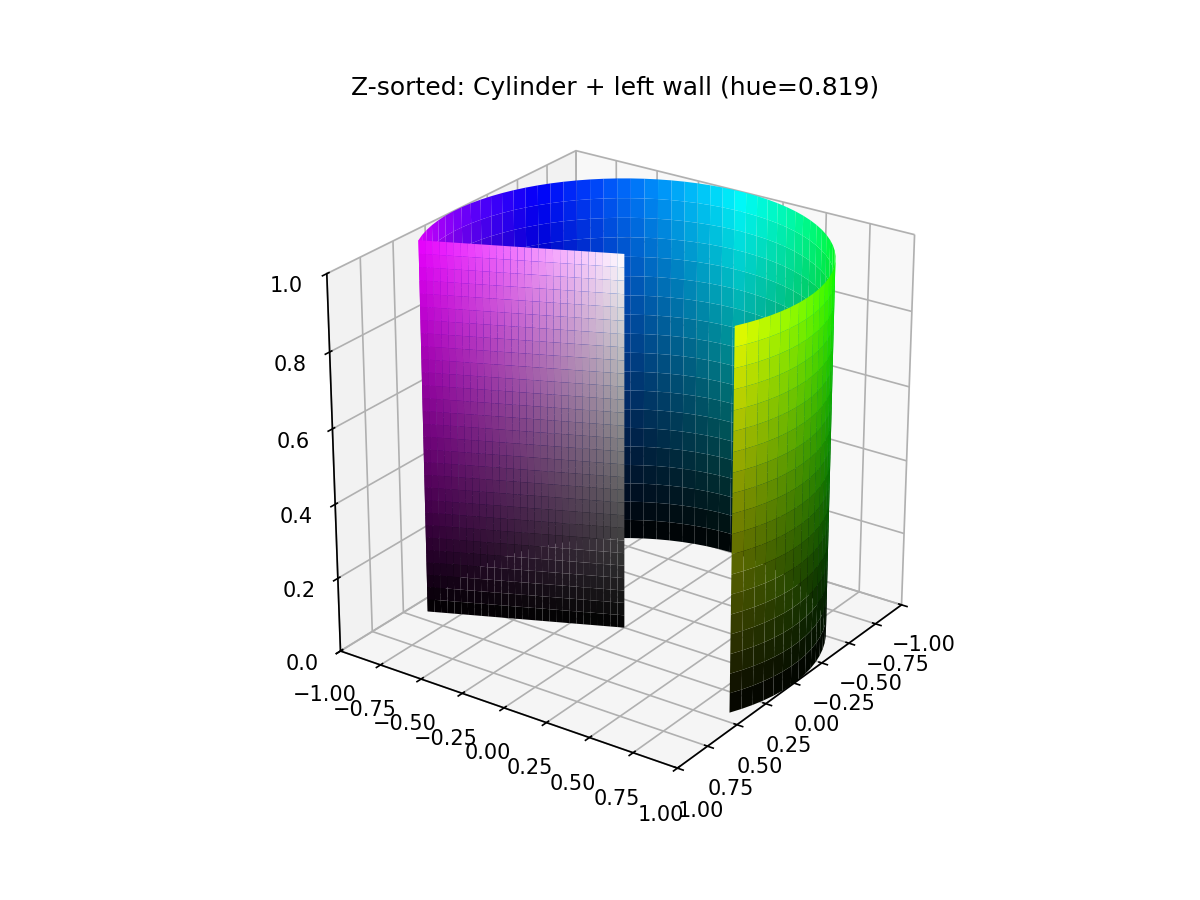

Write Python code to recreate this figure.
"""Minimal test - cylinder + left wall only with proper z-sorting."""
import numpy as np
import matplotlib.pyplot as plt
from matplotlib.colors import hsv_to_rgb
from mpl_toolkits.mplot3d.art3d import Poly3DCollection

fig = plt.figure(figsize=(8, 6))
ax = fig.add_subplot(111, projection='3d')

slice_half = np.radians(65)
angle = -slice_half  # -65 degrees
hue = 0.819  # magenta

all_verts = []
all_colors = []

# First add the cylinder polygons
def add_cylinder_polys(theta_start, theta_end, n_theta, n_value):
    theta = np.linspace(theta_start, theta_end, n_theta)
    value = np.linspace(0, 1, n_value)
    
    for i in range(n_value - 1):
        for j in range(n_theta - 1):
            t0, t1 = theta[j], theta[j + 1]
            v0, v1 = value[i], value[i + 1]
            
            quad = [
                (np.cos(t0), np.sin(t0), v0),
                (np.cos(t1), np.sin(t1), v0),
                (np.cos(t1), np.sin(t1), v1),
                (np.cos(t0), np.sin(t0), v1),
            ]
            all_verts.append(quad)
            
            t_mid = (t0 + t1) / 2
            v_mid = (v0 + v1) / 2
            h = (t_mid / (2 * np.pi)) % 1.0
            hsv = np.array([[[h, 1.0, v_mid]]])
            rgb = hsv_to_rgb(hsv)[0, 0]
            all_colors.append(rgb)

theta_start = slice_half  # +65
theta_end = -slice_half + 2 * np.pi  # 295
add_cylinder_polys(theta_start, theta_end, 60, 20)

# Add the left wall polygons
n = 30
sat = np.linspace(0, 1, n)
value = np.linspace(0, 1, n)

for i in range(n - 1):
    for j in range(n - 1):
        s0, s1 = sat[j], sat[j + 1]
        v0, v1 = value[i], value[i + 1]
        
        x0, y0 = s0 * np.cos(angle), s0 * np.sin(angle)
        x1, y1 = s1 * np.cos(angle), s1 * np.sin(angle)
        
        quad = [
            (x0, y0, v0),
            (x1, y1, v0),
            (x1, y1, v1),
            (x0, y0, v1),
        ]
        all_verts.append(quad)
        
        s_mid = (s0 + s1) / 2
        v_mid = (v0 + v1) / 2
        hsv = np.array([[[hue, s_mid, v_mid]]])
        rgb = hsv_to_rgb(hsv)[0, 0]
        all_colors.append(rgb)

# Sort all polygons by distance from camera (painter's algorithm)
# Camera is at roughly (1, 1, 1) direction based on view_init(elev=25, azim=35)
cam_dir = np.array([np.cos(np.radians(35)) * np.cos(np.radians(25)),
                    np.sin(np.radians(35)) * np.cos(np.radians(25)),
                    np.sin(np.radians(25))])

def poly_depth(quad):
    center = np.mean(quad, axis=0)
    return np.dot(center, cam_dir)

# Sort by depth (furthest first for painter's algorithm)
sorted_indices = sorted(range(len(all_verts)), key=lambda i: poly_depth(all_verts[i]))
sorted_verts = [all_verts[i] for i in sorted_indices]
sorted_colors = [all_colors[i] for i in sorted_indices]

poly = Poly3DCollection(sorted_verts, facecolors=sorted_colors, edgecolors='none')
ax.add_collection3d(poly)

ax.set_xlim(-1, 1)
ax.set_ylim(-1, 1)
ax.set_zlim(0, 1)
ax.set_title(f"Z-sorted: Cylinder + left wall (hue={hue})")
ax.view_init(elev=25, azim=35)
ax.set_box_aspect((1, 1, 1))
fig.savefig("cyl_plus_wall.png", dpi=150)
print("Saved cyl_plus_wall.png - wall should be MAGENTA")
